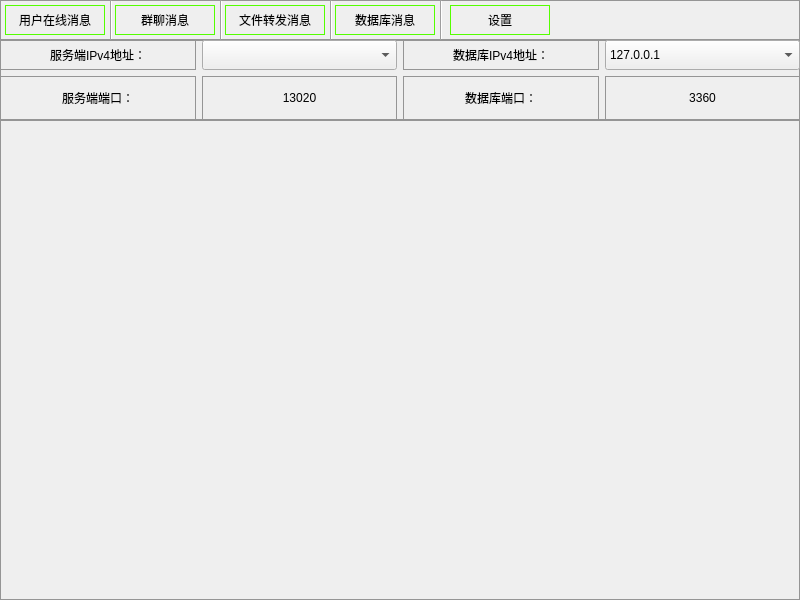
<?xml version="1.0" encoding="UTF-8"?>
<ui version="4.0">
 <class>mainWidget</class>
 <widget class="QWidget" name="mainWidget">
  <property name="geometry">
   <rect>
    <x>0</x>
    <y>0</y>
    <width>800</width>
    <height>600</height>
   </rect>
  </property>
  <property name="minimumSize">
   <size>
    <width>800</width>
    <height>600</height>
   </size>
  </property>
  <property name="maximumSize">
   <size>
    <width>800</width>
    <height>600</height>
   </size>
  </property>
  <property name="windowTitle">
   <string>Form</string>
  </property>
  <property name="styleSheet">
   <string notr="true">/*Top局部样式表*/
QWidget#top_Widget{
	border:1px solid rgb(149, 149, 149);
}

QPushButton#userinfo_But{
	border:1px solid rgb(85, 255, 0);
}

QPushButton#userinfo_But:hover{
	background-color: rgb(85, 255, 255);
}

QPushButton#sqlinfo_But{
	border:1px solid rgb(85, 255, 0);
}

QPushButton#sqlinfo_But:hover{
	background-color: rgb(85, 255, 255);
}

QPushButton#groupinfo_But:hover{
	background-color: rgb(85, 255, 255);
}

QPushButton#groupinfo_But{
	border:1px solid rgb(85, 255, 0);
}

QPushButton#fileinfo_But:hover{
	background-color: rgb(85, 255, 255);
}

QPushButton#fileinfo_But{
	border:1px solid rgb(85, 255, 0);
}

QPushButton#setup_But{
	border:1px solid rgb(85, 255, 0);
}

QPushButton#setup_But:hover{
	background-color: rgb(85, 255, 255);
}

/*middle局部样式表*/
QWidget#middle_Widget{
	border:1px solid rgb(149, 149, 149);
}

QLabel{
	border:1px solid rgb(149, 149, 149);
}

/*bottom局部样式表*/
QWidget#bottom_Widget{
	border:1px solid rgb(149, 149, 149);
}</string>
  </property>
  <widget class="QWidget" name="top_Widget" native="true">
   <property name="geometry">
    <rect>
     <x>0</x>
     <y>0</y>
     <width>800</width>
     <height>40</height>
    </rect>
   </property>
   <property name="styleSheet">
    <string notr="true">/*Top局部样式表*/
QPushButton#reduce_Btn{
	border:noe;
	url(:/becurrent/becurrent/minus.png);
}

QPushButton#reduce_Btn:hover{
	background-color: rgb(217, 217, 217);
}

QPushButton#clos_Btn{
		border:noe;
		url(:/becurrent/becurrent/close.png)
}

QPushButton#clos_Btn:hover{
	background-color: rgb(217, 217, 217);
}</string>
   </property>
   <widget class="QPushButton" name="userinfo_But">
    <property name="geometry">
     <rect>
      <x>5</x>
      <y>5</y>
      <width>100</width>
      <height>30</height>
     </rect>
    </property>
    <property name="minimumSize">
     <size>
      <width>100</width>
      <height>30</height>
     </size>
    </property>
    <property name="maximumSize">
     <size>
      <width>100</width>
      <height>30</height>
     </size>
    </property>
    <property name="text">
     <string>用户在线消息</string>
    </property>
   </widget>
   <widget class="Line" name="line_1">
    <property name="geometry">
     <rect>
      <x>110</x>
      <y>0</y>
      <width>3</width>
      <height>40</height>
     </rect>
    </property>
    <property name="orientation">
     <enum>Qt::Vertical</enum>
    </property>
   </widget>
   <widget class="QPushButton" name="groupinfo_But">
    <property name="geometry">
     <rect>
      <x>115</x>
      <y>5</y>
      <width>100</width>
      <height>30</height>
     </rect>
    </property>
    <property name="minimumSize">
     <size>
      <width>100</width>
      <height>30</height>
     </size>
    </property>
    <property name="maximumSize">
     <size>
      <width>100</width>
      <height>30</height>
     </size>
    </property>
    <property name="text">
     <string>群聊消息</string>
    </property>
   </widget>
   <widget class="Line" name="line_2">
    <property name="geometry">
     <rect>
      <x>220</x>
      <y>0</y>
      <width>3</width>
      <height>40</height>
     </rect>
    </property>
    <property name="orientation">
     <enum>Qt::Vertical</enum>
    </property>
   </widget>
   <widget class="QPushButton" name="fileinfo_But">
    <property name="geometry">
     <rect>
      <x>225</x>
      <y>5</y>
      <width>100</width>
      <height>30</height>
     </rect>
    </property>
    <property name="minimumSize">
     <size>
      <width>100</width>
      <height>30</height>
     </size>
    </property>
    <property name="maximumSize">
     <size>
      <width>100</width>
      <height>30</height>
     </size>
    </property>
    <property name="text">
     <string>文件转发消息</string>
    </property>
   </widget>
   <widget class="Line" name="line_3">
    <property name="geometry">
     <rect>
      <x>330</x>
      <y>0</y>
      <width>3</width>
      <height>40</height>
     </rect>
    </property>
    <property name="orientation">
     <enum>Qt::Vertical</enum>
    </property>
   </widget>
   <widget class="QPushButton" name="sqlinfo_But">
    <property name="geometry">
     <rect>
      <x>335</x>
      <y>5</y>
      <width>100</width>
      <height>30</height>
     </rect>
    </property>
    <property name="minimumSize">
     <size>
      <width>100</width>
      <height>30</height>
     </size>
    </property>
    <property name="maximumSize">
     <size>
      <width>100</width>
      <height>30</height>
     </size>
    </property>
    <property name="text">
     <string>数据库消息</string>
    </property>
   </widget>
   <widget class="Line" name="line_7">
    <property name="geometry">
     <rect>
      <x>440</x>
      <y>0</y>
      <width>3</width>
      <height>40</height>
     </rect>
    </property>
    <property name="orientation">
     <enum>Qt::Vertical</enum>
    </property>
   </widget>
   <widget class="QPushButton" name="setup_But">
    <property name="geometry">
     <rect>
      <x>450</x>
      <y>5</y>
      <width>100</width>
      <height>30</height>
     </rect>
    </property>
    <property name="minimumSize">
     <size>
      <width>100</width>
      <height>30</height>
     </size>
    </property>
    <property name="maximumSize">
     <size>
      <width>100</width>
      <height>30</height>
     </size>
    </property>
    <property name="text">
     <string>设置</string>
    </property>
   </widget>
   <widget class="QPushButton" name="clos_Btn">
    <property name="geometry">
     <rect>
      <x>765</x>
      <y>5</y>
      <width>30</width>
      <height>30</height>
     </rect>
    </property>
    <property name="minimumSize">
     <size>
      <width>30</width>
      <height>30</height>
     </size>
    </property>
    <property name="maximumSize">
     <size>
      <width>30</width>
      <height>30</height>
     </size>
    </property>
    <property name="text">
     <string/>
    </property>
    <property name="icon">
     <iconset resource="../image/icons.qrc">
      <normaloff>:/becurrent/becurrent/close.png</normaloff>:/becurrent/becurrent/close.png</iconset>
    </property>
    <property name="autoRepeat">
     <bool>false</bool>
    </property>
   </widget>
   <widget class="QPushButton" name="reduce_Btn">
    <property name="geometry">
     <rect>
      <x>735</x>
      <y>5</y>
      <width>30</width>
      <height>30</height>
     </rect>
    </property>
    <property name="minimumSize">
     <size>
      <width>30</width>
      <height>30</height>
     </size>
    </property>
    <property name="maximumSize">
     <size>
      <width>30</width>
      <height>30</height>
     </size>
    </property>
    <property name="text">
     <string/>
    </property>
    <property name="icon">
     <iconset resource="../image/icons.qrc">
      <normaloff>:/becurrent/becurrent/minus.png</normaloff>:/becurrent/becurrent/minus.png</iconset>
    </property>
   </widget>
  </widget>
  <widget class="QWidget" name="bottom_Widget" native="true">
   <property name="geometry">
    <rect>
     <x>0</x>
     <y>120</y>
     <width>800</width>
     <height>480</height>
    </rect>
   </property>
   <property name="minimumSize">
    <size>
     <width>800</width>
     <height>480</height>
    </size>
   </property>
   <property name="maximumSize">
    <size>
     <width>800</width>
     <height>480</height>
    </size>
   </property>
  </widget>
  <widget class="QWidget" name="middle_Widget" native="true">
   <property name="geometry">
    <rect>
     <x>0</x>
     <y>40</y>
     <width>800</width>
     <height>80</height>
    </rect>
   </property>
   <property name="minimumSize">
    <size>
     <width>800</width>
     <height>80</height>
    </size>
   </property>
   <property name="maximumSize">
    <size>
     <width>800</width>
     <height>80</height>
    </size>
   </property>
   <layout class="QGridLayout" name="gridLayout">
    <item row="0" column="0">
     <widget class="QLabel" name="label">
      <property name="text">
       <string>服务端IPv4地址：</string>
      </property>
      <property name="alignment">
       <set>Qt::AlignCenter</set>
      </property>
     </widget>
    </item>
    <item row="0" column="2">
     <widget class="QLabel" name="label_3">
      <property name="text">
       <string>数据库IPv4地址：</string>
      </property>
      <property name="alignment">
       <set>Qt::AlignCenter</set>
      </property>
     </widget>
    </item>
    <item row="1" column="0">
     <widget class="QLabel" name="label_2">
      <property name="text">
       <string>服务端端口：</string>
      </property>
      <property name="alignment">
       <set>Qt::AlignCenter</set>
      </property>
     </widget>
    </item>
    <item row="1" column="1">
     <widget class="QLabel" name="port_lab">
      <property name="text">
       <string>13020</string>
      </property>
      <property name="alignment">
       <set>Qt::AlignCenter</set>
      </property>
     </widget>
    </item>
    <item row="1" column="2">
     <widget class="QLabel" name="label_4">
      <property name="text">
       <string>数据库端口：</string>
      </property>
      <property name="alignment">
       <set>Qt::AlignCenter</set>
      </property>
     </widget>
    </item>
    <item row="1" column="3">
     <widget class="QLabel" name="SqlPort_lab">
      <property name="text">
       <string>3360</string>
      </property>
      <property name="alignment">
       <set>Qt::AlignCenter</set>
      </property>
     </widget>
    </item>
    <item row="0" column="1">
     <widget class="QComboBox" name="TcpIpv4_Box">
      <property name="minimumSize">
       <size>
        <width>50</width>
        <height>30</height>
       </size>
      </property>
     </widget>
    </item>
    <item row="0" column="3">
     <widget class="QComboBox" name="SqlIpv4_Box">
      <property name="minimumSize">
       <size>
        <width>50</width>
        <height>30</height>
       </size>
      </property>
      <item>
       <property name="text">
        <string>127.0.0.1</string>
       </property>
       <property name="icon">
        <iconset resource="../image/icons.qrc">
         <normaloff>:/becurrent/becurrent/IPdizhi_1.png</normaloff>:/becurrent/becurrent/IPdizhi_1.png</iconset>
       </property>
      </item>
     </widget>
    </item>
   </layout>
  </widget>
 </widget>
 <resources>
  <include location="../image/icons.qrc"/>
 </resources>
 <connections/>
</ui>
